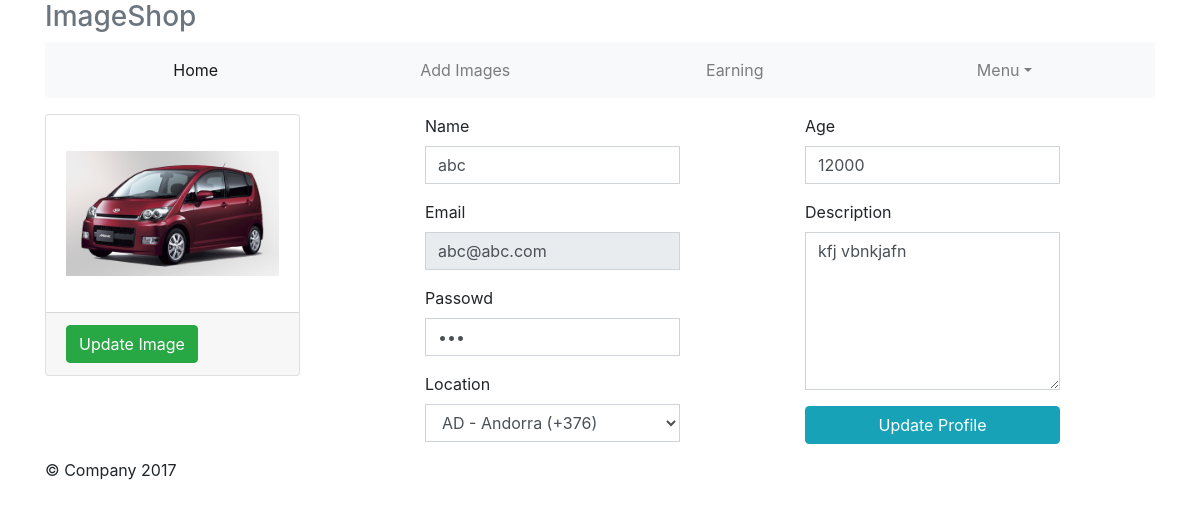
/contributor/index.php (signed in), run on the app's committed database.
### tables this page shows
CREATE TABLE `contributors` (
  `contr_id` int(11) NOT NULL,
  `contr_name` varchar(255) NOT NULL,
  `contr_email` varchar(255) NOT NULL,
  `contr_pass` varchar(255) NOT NULL,
  `contr_otp` varchar(255) NOT NULL,
  `contr_img` text NOT NULL,
  `contr_country` text NOT NULL,
  `contr_age` text NOT NULL,
  `contr_desc` text NOT NULL,
  `contr_sts` int(11) NOT NULL,
  `contr_timestamp` timestamp NOT NULL DEFAULT current_timestamp()
);

### contributor/pages/home.php (the view, shortened to what this page needs)
<?php
$fetchcontr = mysqli_fetch_assoc(mysqli_query($dbc,"SELECT * FROM contributors WHERE contr_email = '$_SESSION[contr_login]'"));
?>
   <div class="row">
		<div class="col-sm-3">
			<div class="card">
			<div class="card-body">
				<p class="card-text">
				<form action="" method="POST" enctype="multipart/form-data" id="formData1">
				  <?php
				  	if ($fetchcontr['contr_img'] == "") {
				  		$a = "default.png";
				  	}else{
				  		$a = $fetchcontr['contr_img'];
				  	}
				  ?>
                  <img id="blah" src="uploads/<?=$a?>" class="img-responsive" style="width: 100%" alt="Invalid Image Type Click To Change">
				</p>
			</div>
			<div class="card-footer">
				<?php
					$email = $_SESSION['contr_login'];
					$query = getWhere($dbc,"contributors","contr_email",$email);
				?>
				<button class="btn btn-success" name="upload_contr" type="submit" id="saveData">Update Image</button>
			</div>
		</div>
		</div>
			<div class="col-sm-3 offset-1">
		<form action="" method="POST" role="form" id="formData">
				<div class="form-group">
					<label for="">Name</label>
					<input type="text" class="form-control" name="contr_name" value="<?=$fetchcontr['contr_name']?>">
				</div>
			    <div class="form-group">
					<label for="">Email</label>
					<input type="email" class="form-control" name="contr_email" readonly value="<?=$fetchcontr['contr_email']?>">
			    </div>
			    <div class="form-group">
					<label for="">Passowd</label>
					<input type="password" class="form-control" name="contr_pass" value="<?=$fetchcontr['contr_pass']?>">
			    </div>
			  	<div class="form-group">
					<label for="">Location</label>
					<?= countrySelector($fetchcontr['contr_country'],"","contr_country","form-control"); ?>
			   	</div>
			</div>
			<div class="col-sm-3 offset-1">
				<div class="form-group">
					<label for="">Age</label>
					<input type="number" class="form-control" name="contr_age" value="<?=$fetchcontr['contr_age']?>">
				</div>
			    <div class="form-group">
					<label for="">Description</label>
					<textarea name="contr_desc" class="form-control" rows="6" placeholder="Write in Detail About Yourself" required="required"><?=$fetchcontr['contr_desc']?></textarea>
		        </div>
				<button type="submit" class="btn btn-info btn-block" id="saveData">Update Profile</button>
			</div>
</div>

### contributor/css/style.css (style rules this page uses)
.form-control { border-radius: 0px; }

### data on the page
contributors: contr_img (picture), contr_name "abc", contr_email "abc@abc.com", contr_age "12000", contr_desc "kfj vbnkjafn"

### other printed values
form field contr_country "AD - Andorra (+376)"
